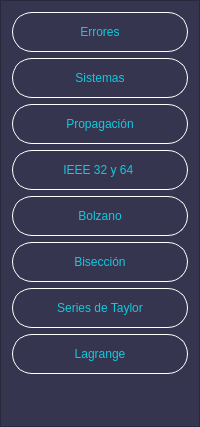
        <widget class="QFrame" name="frame_lateral">
         <property name="minimumSize">
          <size>
           <width>200</width>
           <height>0</height>
          </size>
         </property>
         <property name="maximumSize">
          <size>
           <width>200</width>
           <height>16777215</height>
          </size>
         </property>
         <property name="styleSheet">
          <string notr="true">QFrame{
background-color:rgb(53, 53, 79);
}
QPushButton{
background-color:rgb(53, 53, 79);
color: rgb(20, 200, 220);
border: 1px solid rgb(255, 255, 255); 
border-top-left-radius: 20px;
border-bottom-left-radius: 20px;
border-top-right-radius: 20px;
border-bottom-right-radius: 20px;
	
font: 75 12pt &quot;Arial Black&quot;;
}
QPushButton:hover{
background-color:white;
border-top-left-radius: 20px;
border-bottom-left-radius: 20px;
border-top-right-radius: 20px;
border-bottom-right-radius: 20px;
font: 75 12pt &quot;Arial Black&quot;;
}
</string>
         </property>
         <property name="frameShape">
          <enum>QFrame::StyledPanel</enum>
         </property>
         <property name="frameShadow">
          <enum>QFrame::Raised</enum>
         </property>
         <layout class="QVBoxLayout" name="verticalLayout_3">
          <item>
           <widget class="QPushButton" name="bt_uno">
            <property name="minimumSize">
             <size>
              <width>0</width>
              <height>40</height>
             </size>
            </property>
            <property name="maximumSize">
             <size>
              <width>16777215</width>
              <height>40</height>
             </size>
            </property>
            <property name="text">
             <string>Errores</string>
            </property>
            <property name="icon">
             <iconset>
              <normaloff>../imagenes/icono menu lateral.png</normaloff>../imagenes/icono menu lateral.png</iconset>
            </property>
            <property name="iconSize">
             <size>
              <width>32</width>
              <height>32</height>
             </size>
            </property>
           </widget>
          </item>
          <item>
           <widget class="QPushButton" name="bt_dos">
            <property name="minimumSize">
             <size>
              <width>0</width>
              <height>40</height>
             </size>
            </property>
            <property name="maximumSize">
             <size>
              <width>16777215</width>
              <height>40</height>
             </size>
            </property>
            <property name="text">
             <string>Sistemas</string>
            </property>
            <property name="icon">
             <iconset>
              <normaloff>../imagenes/icono menu lateral.png</normaloff>../imagenes/icono menu lateral.png</iconset>
            </property>
            <property name="iconSize">
             <size>
              <width>32</width>
              <height>32</height>
             </size>
            </property>
           </widget>
          </item>
          <item>
           <widget class="QPushButton" name="bt_tres">
            <property name="minimumSize">
             <size>
              <width>0</width>
              <height>40</height>
             </size>
            </property>
            <property name="maximumSize">
             <size>
              <width>16777215</width>
              <height>40</height>
             </size>
            </property>
            <property name="text">
             <string>Propagación</string>
            </property>
            <property name="icon">
             <iconset>
              <normaloff>../imagenes/icono menu lateral.png</normaloff>../imagenes/icono menu lateral.png</iconset>
            </property>
            <property name="iconSize">
             <size>
              <width>32</width>
              <height>32</height>
             </size>
            </property>
           </widget>
          </item>
          <item>
           <widget class="QPushButton" name="bt_cuatro">
            <property name="minimumSize">
             <size>
              <width>0</width>
              <height>40</height>
             </size>
            </property>
            <property name="maximumSize">
             <size>
              <width>16777215</width>
              <height>40</height>
             </size>
            </property>
            <property name="text">
             <string>IEEE 32 y 64 </string>
            </property>
            <property name="icon">
             <iconset>
              <normaloff>../imagenes/icono menu lateral.png</normaloff>../imagenes/icono menu lateral.png</iconset>
            </property>
            <property name="iconSize">
             <size>
              <width>32</width>
              <height>32</height>
             </size>
            </property>
           </widget>
          </item>
          <item>
           <widget class="QPushButton" name="bt_cinco">
            <property name="minimumSize">
             <size>
              <width>0</width>
              <height>40</height>
             </size>
            </property>
            <property name="maximumSize">
             <size>
              <width>16777215</width>
              <height>40</height>
             </size>
            </property>
            <property name="text">
             <string>Bolzano</string>
            </property>
            <property name="icon">
             <iconset>
              <normaloff>../imagenes/icono menu lateral.png</normaloff>../imagenes/icono menu lateral.png</iconset>
            </property>
            <property name="iconSize">
             <size>
              <width>32</width>
              <height>32</height>
             </size>
            </property>
           </widget>
          </item>
          <item>
           <widget class="QPushButton" name="bt_seis">
            <property name="minimumSize">
             <size>
              <width>0</width>
              <height>40</height>
             </size>
            </property>
            <property name="maximumSize">
             <size>
              <width>16777215</width>
              <height>40</height>
             </size>
            </property>
            <property name="styleSheet">
             <string notr="true"/>
            </property>
            <property name="text">
             <string>Bisección</string>
            </property>
            <property name="icon">
             <iconset>
              <normaloff>../imagenes/icono menu lateral.png</normaloff>../imagenes/icono menu lateral.png</iconset>
            </property>
            <property name="iconSize">
             <size>
              <width>32</width>
              <height>32</height>
             </size>
            </property>
           </widget>
          </item>
          <item>
           <widget class="QPushButton" name="bt_siete">
            <property name="minimumSize">
             <size>
              <width>0</width>
              <height>40</height>
             </size>
            </property>
            <property name="maximumSize">
             <size>
              <width>16777215</width>
              <height>40</height>
             </size>
            </property>
            <property name="styleSheet">
             <string notr="true"/>
            </property>
            <property name="text">
             <string>Series de Taylor</string>
            </property>
            <property name="icon">
             <iconset>
              <normaloff>../imagenes/icono menu lateral.png</normaloff>../imagenes/icono menu lateral.png</iconset>
            </property>
            <property name="iconSize">
             <size>
              <width>32</width>
              <height>32</height>
             </size>
            </property>
           </widget>
          </item>
          <item>
           <widget class="QPushButton" name="bt_ocho">
            <property name="minimumSize">
             <size>
              <width>0</width>
              <height>40</height>
             </size>
            </property>
            <property name="maximumSize">
             <size>
              <width>16777215</width>
              <height>40</height>
             </size>
            </property>
            <property name="styleSheet">
             <string notr="true"/>
            </property>
            <property name="text">
             <string>Lagrange</string>
            </property>
            <property name="icon">
             <iconset>
              <normaloff>../imagenes/icono menu lateral.png</normaloff>../imagenes/icono menu lateral.png</iconset>
            </property>
            <property name="iconSize">
             <size>
              <width>32</width>
              <height>32</height>
             </size>
            </property>
           </widget>
          </item>
          <item>
           <spacer name="verticalSpacer">
            <property name="orientation">
             <enum>Qt::Vertical</enum>
            </property>
            <property name="sizeHint" stdset="0">
             <size>
              <width>20</width>
              <height>41</height>
             </size>
            </property>
           </spacer>
          </item>
         </layout>
        </widget>
